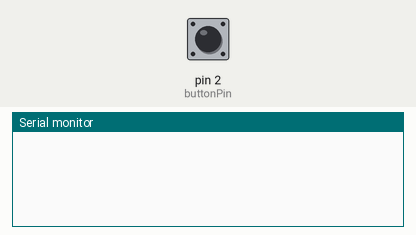
Bench run of a sketch on a simulated Arduino Uno, built with avr-gcc and run on an emulated ATmega328P. On the bench: the last lines printed to the serial monitor. The test bench sets the inputs (shaded band); at power-on: pin 2 (buttonPin) HIGH.

Above: at 1.2 s.
1.3 s: pin 2 (buttonPin) pulled LOW for 0.15 s
At 2.6 s:
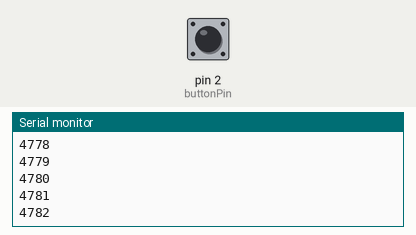
2.9 s: pin 2 (buttonPin) pulled LOW for 1 s
At 5.1 s:
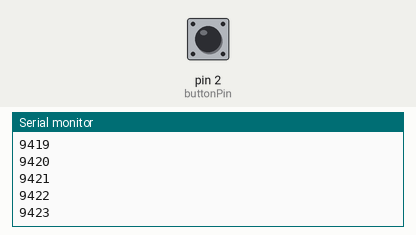
5.4 s: pin 2 (buttonPin) pulled LOW for 0.15 s
At 7.0 s:
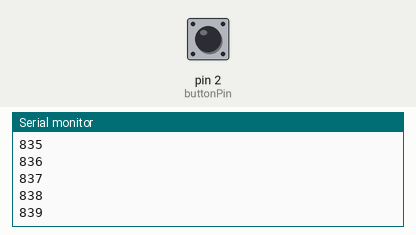
Timing chart, 0 to 8.5 s (numbered marks = the images above; inputs shaded):
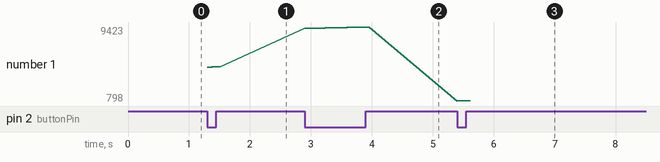

Measured:
- after the input at 1.3 s, the serial monitor: prints a new line at once (image 1)
- after the input at 2.9 s, the serial monitor: prints a new line at once (image 2)
- plotted number 1: 4782 → 9423 after the input at 2.9 s

The sketch:

switch_test_code.ino
```cpp
const int buttonPin = 2;

void setup() {
  Serial.begin(9600);
  pinMode(buttonPin, INPUT_PULLUP);  // 내부 풀업 사용
}

int i = 0;

void loop() {
  i++;
  if (i > 10000) {
    i = 0;
  }
  if (digitalRead(buttonPin) == LOW) {
    Serial.println(i);
  delay(2);
  }
}
```
